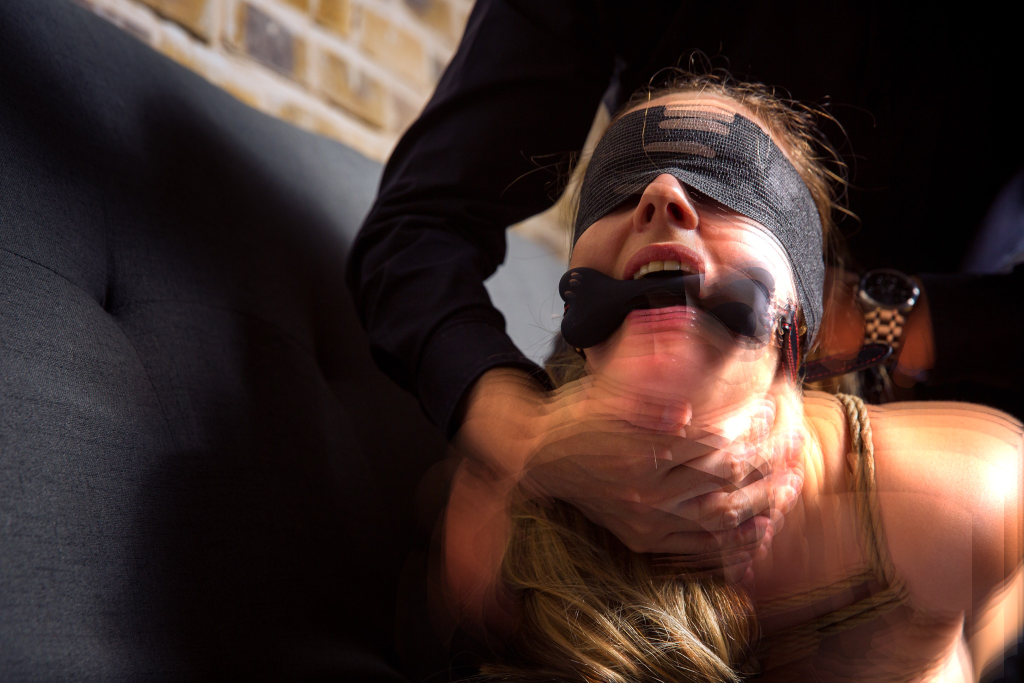
#> input picture ~/.openclaw/workspace/shared/finals/Adi_Levi_BLD_7766E_2026-04-08_00-18-40_tc-ghost_13.jpg, 2048 x 1365 px (shown at 1/2 size); its folder holds 3 pictures in this run
$ python anime_stylize.py --source '../../~/.openclaw/workspace/shared/finals/Adi_Levi_BLD_7766E_2026-04-08_00-18-40_tc-ghost_13.jpg' --folder '../../~/.openclaw/workspace/shared/finals'
#> lines starting #> are read from the running program, lines starting #| are printed output that depends on the picture
#> in curate_folder, im is the input picture: PIL image 2048x1365 RGB; mean R, G, B 67.6, 48.6, 43.6
#!/home/rong/openclaw-venv/bin/python3
"""
Anime Stylize — Cinematic semi-realistic anime/manga version of a photo.

Full-image img2img via Tensor Art using an UNCENSORED checkpoint
(Z-Image-Uncensored by default), so NSFW input is not rejected the way
ChatGPT / Flux Kontext / Qwen-Image-Edit / nano-banana reject it.

Preserves pose, camera angle, background layout and composition by running
img2img at a moderate denoise strength (no ControlNet wired here — structure
fidelity is controlled purely via --strength; lower = more faithful, higher =
more fully anime).

Usage:
    python anime_stylize.py --source photo.jpg
    python anime_stylize.py --source a.jpg b.jpg c.jpg          # batch
    python anime_stylize.py --source photo.jpg --strength 0.7   # more anime
    python anime_stylize.py --source photo.jpg --tensor-model <ID>  # try an anime checkpoint
    python anime_stylize.py --folder DIR --pick 8               # auto-curate then stylize
    python anime_stylize.py --folder DIR --pick 8 --dry-run     # just show the picks

Folder mode (--folder) auto-curates with a LOCAL heuristic only: dHash near-duplicate
clustering + Laplacian-variance/exposure quality. It reliably dedupes and rejects
blurry/blown-out frames (and works on NSFW, unlike a vision model), but it does NOT
understand scene/pose semantics — so it is a mechanical first pass, not true narrative
curation. For a hand-picked story set, pass explicit --source paths.
"""

import os
import sys

# Auto-load env vars from ~/sol/.env if not already set
_env_file = os.path.expanduser("~/sol/.env")
if os.path.isfile(_env_file):
    with open(_env_file) as _f:
        for _line in _f:
            _line = _line.strip()
            if _line and not _line.startswith("#") and "=" in _line:
                _key, _val = _line.split("=", 1)
                os.environ.setdefault(_key.strip(), _val.strip())

import json
import time
import uuid
import shutil
import argparse
import threading
from io import BytesIO
from datetime import datetime, timedelta, timezone

try:
    from zoneinfo import ZoneInfo
    ISRAEL_TZ = ZoneInfo("Asia/Jerusalem")
except ImportError:
    ISRAEL_TZ = timezone(timedelta(hours=3))

import numpy as np
import requests
from PIL import Image, ImageOps

sys.stdout.reconfigure(line_buffering=True)

# ---------------------------------------------------------------------------
# Constants
# ---------------------------------------------------------------------------
TENSOR_BASE_URL = "https://ap-east-1.tensorart.cloud/v1"
MODEL_DEFAULT = "965126062386242266"  # Z-Image-Uncensored-fp16-v3 (no input filter)
TENSOR_COST = 0.02  # rough per-image estimate

DEFAULT_PROMPT = (
    "Transform the reference photo into a polished cinematic anime illustration while "
    "preserving the exact person's identity, facial structure, proportions, hairstyle, "
    "expression, pose, camera angle, background layout, and overall composition from the "
    "reference photo. "
    "Style: elegant semi-realistic anime / manga illustration, soft painterly rendering, "
    "warm cinematic lighting, refined clean linework, delicate facial features, expressive "
    "eyes, smooth skin shading, subtle blush, natural but idealized anatomy, detailed hair "
    "strands, glossy highlights, soft ambient shadows, rich warm color palette, cozy interior "
    "atmosphere, slightly vintage film grain, high-end illustrated poster look. "
    "Keep the person highly recognizable from the reference photo: same face shape, eye "
    "spacing, nose, mouth, eyebrows, hairline, hairstyle, and expression. Do not beautify them "
    "into a different person. Do not change age, ethnicity, body type, or facial identity. "
    "Use soft golden indoor lighting, gentle rim light, muted background detail, shallow depth "
    "of field, painterly texture, cinematic composition, high detail, tasteful stylization, "
    "elegant mood, natural proportions, realistic fabric/material rendering, subtle specular "
    "highlights, atmospheric warmth."
)

DEFAULT_NEGATIVE = (
    "plastic skin, oversexualized anatomy, exaggerated proportions, distorted face, generic "
    "anime face, changing the person's identity, extra fingers, warped hands, messy linework, "
    "low detail, harsh shadows, uncanny eyes, watermark, text, signature, lowres, bad anatomy, "
    "deformed, blurry, jpeg artifacts"
)

_log_lock = threading.Lock()

# ---------------------------------------------------------------------------
# Cost tracking
# ---------------------------------------------------------------------------
PIPELINE_COST = {"date": "", "cost_today": 0.0}
PIPELINE_COST_LOCK = threading.RLock()


# [7 lines left out: function _pipeline_accrue, not called in this run]


# ---------------------------------------------------------------------------
# Logging / keys
# ---------------------------------------------------------------------------
def log(output_dir, message, level="INFO"):
    israel_time = datetime.now(ISRAEL_TZ).strftime("%Y-%m-%d %H:%M:%S")
    formatted = f"[{israel_time}] [{level}] {message}"
    print(formatted)
    if output_dir:
        with _log_lock:
            with open(os.path.join(output_dir, "workflow.log"), "a") as f:
                f.write(formatted + "\n")


def _get_tensor_key():
    key = os.environ.get("TENSOR_API_KEY")
    if not key:
        raise EnvironmentError("TENSOR_API_KEY not set")
    return key


# ---------------------------------------------------------------------------
# Tensor Art upload / job / stylize
# ---------------------------------------------------------------------------
def upload_to_tensor(image_pil, output_dir):
    """Upload a PIL image to Tensor Art; return (resource_id, width, height)."""
    w, h = image_pil.size
    MAX_PIXELS = 2073600
    if w * h > MAX_PIXELS:
        scale = (MAX_PIXELS / (w * h)) ** 0.5
        w, h = int(w * scale), int(h * scale)
        image_pil = image_pil.resize((w, h), Image.LANCZOS)

    w, h = (w // 8) * 8, (h // 8) * 8
    image_pil = image_pil.resize((w, h), Image.LANCZOS)

    buf = BytesIO()
    image_pil.save(buf, format="PNG")
    headers = {"Authorization": f"Bearer {_get_tensor_key()}", "Content-Type": "application/json"}

    try:
        res = requests.post(f"{TENSOR_BASE_URL}/resource/image", json={}, headers=headers, timeout=30)
    except requests.RequestException as e:
        log(output_dir, f"Tensor upload init failed: {e}", "ERROR")
        return None, w, h
    if res.status_code != 200:
        log(output_dir, f"Tensor upload init failed ({res.status_code}): {res.text}", "ERROR")
        return None, w, h
    data = res.json()

    try:
        put_resp = requests.put(data["putUrl"], data=buf.getvalue(), headers=data["headers"], timeout=120)
    except requests.RequestException as e:
        log(output_dir, f"Tensor upload PUT failed: {e}", "ERROR")
        return None, w, h
    if put_resp.status_code not in (200, 201):
        log(output_dir, f"Tensor upload PUT failed ({put_resp.status_code})", "ERROR")
        return None, w, h

    return data["resourceId"], w, h


# [39 lines left out: function run_tensor_job, not called in this run]


def anime_stylize(image_pil, prompt, negative, strength, cfg_scale, steps,
                  output_dir, model_id, seed):
    """Single full-image Tensor Art img2img anime pass."""
    resource_id, w, h = upload_to_tensor(image_pil, output_dir)
    if resource_id is None:
        return None

    diffusion = {
        "width": w, "height": h,
        "prompts": [{"text": prompt, "weight": 1.0}],
        "sdModel": model_id, "steps": steps, "cfgScale": cfg_scale,
        "denoisingStrength": strength, "sampler": "Euler a",
    }
    if negative:
        diffusion["negativePrompts"] = [{"text": negative, "weight": 1.0}]

    payload = {
        "requestId": str(uuid.uuid4()),
        "stages": [
            {"type": "INPUT_INITIALIZE",
             "inputInitialize": {"image_resource_id": resource_id, "count": 1, "seed": seed}},
            {"type": "DIFFUSION", "diffusion": diffusion},
        ],
    }
    img_url = run_tensor_job(payload, output_dir)
    if img_url:
        return Image.open(requests.get(img_url, stream=True, timeout=60).raw).convert("RGB")
    return None


# ---------------------------------------------------------------------------
# Per-image driver
# ---------------------------------------------------------------------------
def _dhash(pil, size=8):
    """64-bit difference hash for near-duplicate detection."""
#> called with size = 8
    g = pil.convert("L").resize((size + 1, size), Image.LANCZOS)
    a = np.asarray(g, dtype=np.int16)
    diff = a[:, 1:] > a[:, :-1]
    bits = 0
    for v in diff.flatten():
        bits = (bits << 1) | int(v)
#> this loop made 64 passes
#> (v, bits) on passes 3 to 10: (False, 6), (False, 12), (False, 24), (True, 49), (False, 98), (False, 196), (True, 393), (True, 787)
#> after the loop, bits = 14180810568125331257
    return bits


def _hamming(a, b):
    return bin(a ^ b).count("1")


def _quality(pil):
    """Crude aesthetic proxy: Laplacian-variance sharpness gated by exposure sanity."""
    g = np.asarray(pil.convert("L").resize((512, 512), Image.LANCZOS), dtype=np.float32)
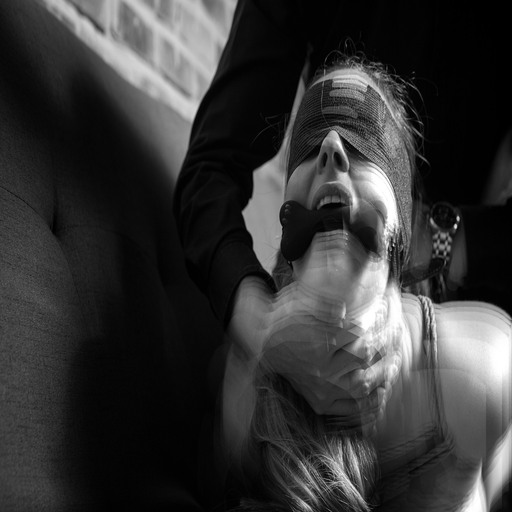
#> g: shape (512, 512) float32; min 0, max 255, mean 53.7
    lap = (g[1:-1, 1:-1] * 4 - g[:-2, 1:-1] - g[2:, 1:-1] - g[1:-1, :-2] - g[1:-1, 2:])
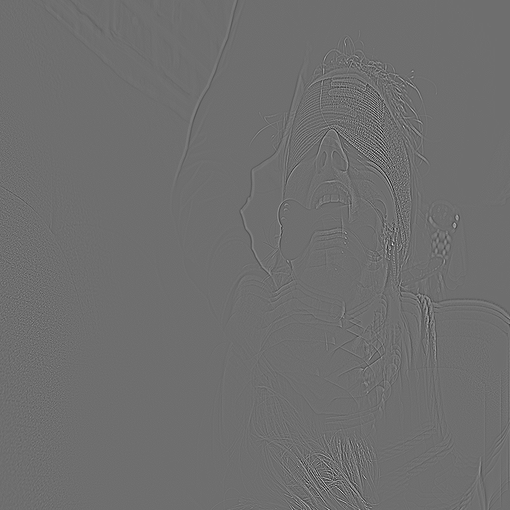
#> lap: shape (510, 510) float32; min -319, max 414, mean 0; drawn with min black and max white
    sharp = float(lap.var())
#> sharp = 422.3
    mean = g.mean()
#> mean = 53.73
    expo = 1.0 - (abs(mean - 128) / 128.0)  # 1.0 at mid-grey, →0 at pure black/white
#> expo = 0.42
    return sharp * max(0.2, expo)


def curate_folder(folder, pick, dup_dist=12):
    """Pick up to `pick` best-looking, visually-distinct frames from a folder.

    Greedy: rank all frames by quality, then keep adding the next-best frame
    that is not a near-duplicate (dHash hamming > dup_dist) of any already chosen.
    Returns paths sorted by filename so the shoot's chronology reads as a story.
    """
    exts = (".jpg", ".jpeg", ".png", ".webp")
    files = [os.path.join(folder, f) for f in sorted(os.listdir(folder))
             if f.lower().endswith(exts) and not f.startswith(".")]
    items = []
    for f in files:
        try:
            im = Image.open(f)
            im = ImageOps.exif_transpose(im).convert("RGB")
        except Exception:
            continue
        items.append((f, _dhash(im), _quality(im)))
#> pass 2 of the loop in curate_folder, `for f in files:`:
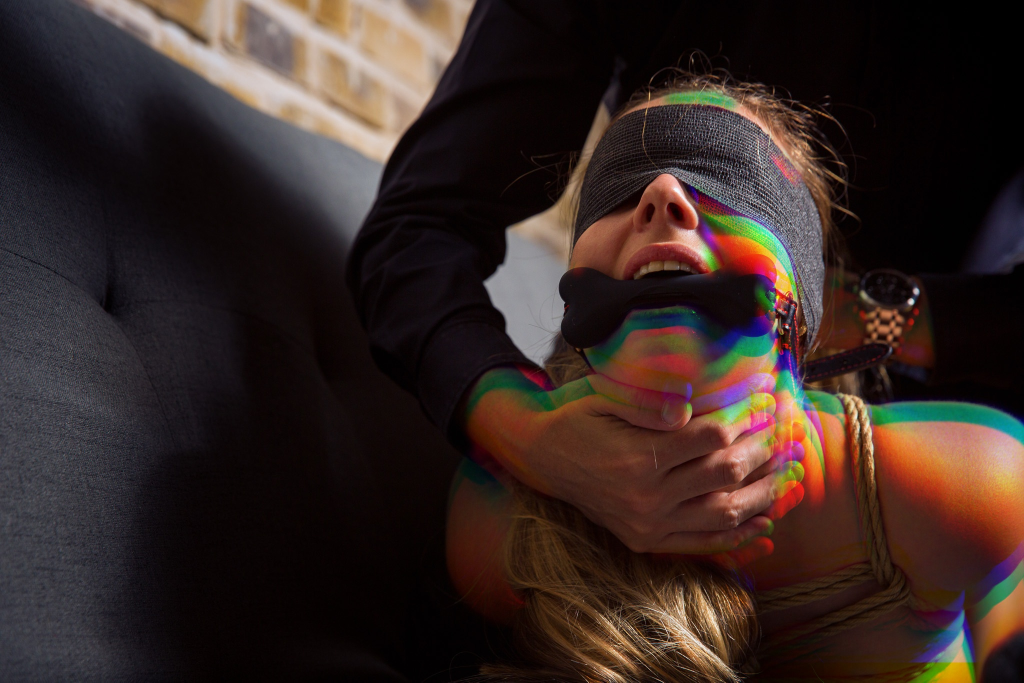
#> input picture ~/.openclaw/workspace/shared/finals/Adi_Levi_BLD_7766E_2026-04-08_00-18-40_tc-glitch_92.jpg, 2048 x 1365 px (shown at 1/2 size)
#> in curate_folder, im is the input picture: PIL image 2048x1365 RGB; mean R, G, B 54.6, 40, 35.9
#> the loop in _dhash (call 2), `for v in diff.flatten():` made 64 passes
#> in _quality (call 2), `g = np.asarray(pil.convert("L").resize((512, 512), Image.LANCZOS), dty..`:
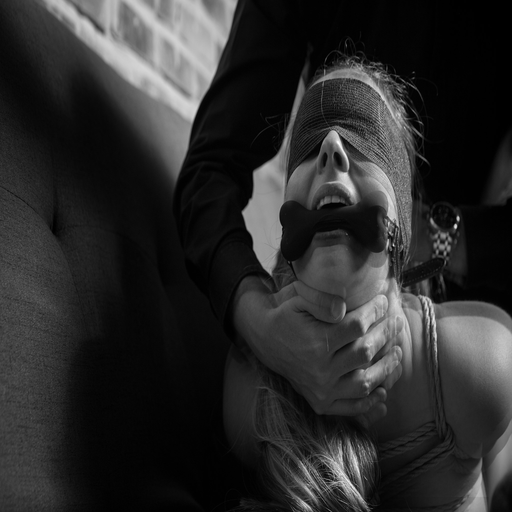
#> g: shape (512, 512) float32; min 0, max 251, mean 43.9
#> in _quality (call 2), `lap = (g[1:-1, 1:-1] * 4 - g[:-2, 1:-1] - g[2:, 1:-1] - g[1:-1, :-2] -..`:
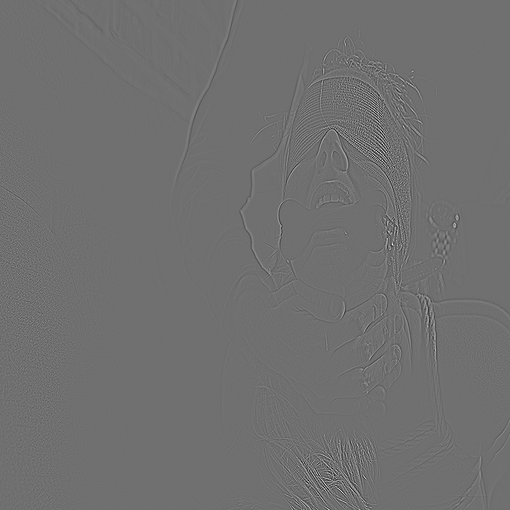
#> lap: shape (510, 510) float32; min -322, max 409, mean 0; drawn with min black and max white
#> sharp = 413
#> mean = 43.91
#> expo = 0.343
    pool = sorted(items, key=lambda x: -x[2])  # best quality first
#> pool = 3 items

    chosen = []
    for f, h, q in pool:
        if len(chosen) >= pick:
            break
        if all(_hamming(h, ch[1]) > dup_dist for ch in chosen):
            chosen.append((f, h, q))
#> this loop made 3 passes
#> (h, q) on passes 1 to 3: (14180810568125331257, 177.3), (14180810568125725977, 141.7), (14180810568125725977, 133)
#> after the loop, chosen = 1 item
    # Relax dedup if we couldn't fill the quota (folder full of similar frames)
    if len(chosen) < pick:
        have = {c[0] for c in chosen}
#> have = 1 item
        for f, h, q in pool:
            if len(chosen) >= pick:
                break
            if f not in have:
                chosen.append((f, h, q))
                have.add(f)
#> after the loop, chosen = 3 items; have = 3 items

    print(f"[curate] scanned {len(items)} frames in {folder} → picked {len(chosen)}:")
#| [curate] scanned 3 frames in ~/.openclaw/workspace/shared/finals → picked 3:
    for f, h, q in sorted(chosen, key=lambda x: x[0]):
        print(f"  {os.path.basename(f)}  (quality={q:.0f})")
    return [c[0] for c in sorted(chosen, key=lambda x: x[0])]


def process_one(src, args):
    src = os.path.abspath(os.path.expanduser(src))
    if not os.path.isfile(src):
        print(f"[ERROR] not a file: {src}")
        return None

    src_name = os.path.splitext(os.path.basename(src))[0]
    stamp = datetime.now(ISRAEL_TZ).strftime("%Y%m%d_%H%M%S")
    sfx = uuid.uuid4().hex[:6]
    tag = f"anime_{src_name}_s{args.strength}_{stamp}_{sfx}"
    base = os.path.expanduser(args.local_output_dir or "~/.openclaw/workspace/shared")
    output_dir = os.path.join(base, "tool-outputs-intermediates", tag)
    os.makedirs(output_dir, exist_ok=True)

    log(output_dir, f"Source: {src}")
    log(output_dir, f"model={args.tensor_model} strength={args.strength} cfg={args.cfg_scale} "
                    f"steps={args.steps} seed={args.seed}")

    img = Image.open(src)
    img = ImageOps.exif_transpose(img).convert("RGB")

    result = anime_stylize(
        img, args.prompt, args.negative, args.strength, args.cfg_scale,
        args.steps, output_dir, args.tensor_model, args.seed,
    )
    if result is None:
        log(output_dir, "Stylization returned no image", "ERROR")
        return None

    _pipeline_accrue(TENSOR_COST)

    final_path = os.path.join(output_dir, f"{tag}__final.jpg")
    result.save(final_path, quality=95)
    log(output_dir, f"Saved: {final_path}")

    # Copy a self-reference of the script for reproducibility
    try:
        shutil.copyfile(os.path.abspath(__file__), os.path.join(output_dir, os.path.basename(__file__)))
    except OSError:
        pass

    # Always copy final to shared/finals/ (pinned) and shared/anime/ (this tool's gallery)
    finals_dir = os.path.expanduser("~/.openclaw/workspace/shared/finals")
    anime_dir = os.path.expanduser("~/.openclaw/workspace/shared/anime")
    if getattr(args, "anime_subdir", None):
        anime_dir = os.path.join(anime_dir, args.anime_subdir)
    os.makedirs(finals_dir, exist_ok=True)
    os.makedirs(anime_dir, exist_ok=True)
    finals_dest = os.path.join(finals_dir, f"{tag}.jpg")
    shutil.copyfile(final_path, finals_dest)
    shutil.copyfile(final_path, os.path.join(anime_dir, f"{tag}.jpg"))
    log(output_dir, f"Final copied to: {finals_dest} (+ shared/anime/)")

    # Push to phone
    try:
        from notify import push_image
        push_image(finals_dest, title=f"Anime — {src_name}",
                   body=f"strength={args.strength}")
    except Exception as e:
        log(output_dir, f"Push failed (non-fatal): {e}", "WARN")

    return finals_dest


def main():
    parser = argparse.ArgumentParser(
        description="Cinematic semi-realistic anime version of a photo (uncensored Tensor Art img2img).",
        formatter_class=argparse.RawDescriptionHelpFormatter,
    )
    parser.add_argument("--source", nargs="+", default=None, help="Input photo path(s)")
    parser.add_argument("--folder", default=None,
                        help="Curate from a folder instead of --source: auto-picks the best, "
                             "visually-distinct frames (see --pick).")
    parser.add_argument("--pick", type=int, default=8, help="With --folder: how many frames to pick (default 8)")
    parser.add_argument("--dup-dist", type=int, default=14,
                        help="With --folder: dHash hamming distance below which two frames count as near-duplicates "
                             "(default 14; raise toward 20 for a wider spread across the shoot, at the cost of admitting weaker frames)")
    parser.add_argument("--dry-run", action="store_true", help="With --folder: just print the picks, don't stylize")
    parser.add_argument("--prompt", default=DEFAULT_PROMPT, help="Override the anime prompt")
    parser.add_argument("--prompt-extra", default=None, help="Text appended to the prompt (e.g. clothing for an SFW variant)")
    parser.add_argument("--negative", default=DEFAULT_NEGATIVE, help="Override the negative prompt")
    parser.add_argument("--strength", type=float, default=0.5,
                        help="Denoising strength (default 0.5: preserves pose/composition while reading as anime). "
                             "Lower=more faithful to photo, higher=more fully anime but drifts pose")
    parser.add_argument("--cfg-scale", type=float, default=5.0, help="CFG scale (default 5.0)")
    parser.add_argument("--steps", type=int, default=30, help="Diffusion steps (default 30)")
    parser.add_argument("--tensor-model", default=MODEL_DEFAULT,
                        help=f"Tensor Art model ID (default uncensored Z-Image: {MODEL_DEFAULT})")
    parser.add_argument("--seed", type=int, default=None, help="Random seed for reproducibility")
    parser.add_argument("--local-output-dir", default=None, help="Base output dir (default ~/.openclaw/workspace/shared)")
    parser.add_argument("--anime-subdir", default=None, help="Subfolder under shared/anime/ to collect these results (e.g. 'inbal alafi')")
    args = parser.parse_args()

    if args.prompt_extra:
        args.prompt = f"{args.prompt} {args.prompt_extra}"

    # Resolve the work list: either explicit --source paths, or curated from --folder.
    if args.folder:
        folder = os.path.abspath(os.path.expanduser(args.folder))
        if not os.path.isdir(folder):
            parser.error(f"--folder not a directory: {folder}")
        sources = curate_folder(folder, args.pick, args.dup_dist)
#> sources = 3 items
        if args.anime_subdir is None:
            args.anime_subdir = os.path.basename(folder.rstrip("/")) or "folder"
        if args.dry_run:
            print("\n[dry-run] would stylize the above picks into shared/anime/" + args.anime_subdir)
            return
    elif args.source:
        sources = args.source
    else:
        parser.error("provide either --source <paths> or --folder <dir>")

    finals = []
    for src in sources:
        print(f"\n=== {src} ===")
#| === ~/.openclaw/workspace/shared/finals/Adi_Levi_BLD_7766E_2026-04-08_00-18-40_tc-ghost_13.jpg ===
        dest = process_one(src, args)
        if dest:
            finals.append(dest)

    print(f"\nDone. {len(finals)}/{len(sources)} succeeded.")
    for f in finals:
        print(f"  {f}")
    if PIPELINE_COST["cost_today"]:
        print(f"Approx cost this run: ${PIPELINE_COST['cost_today']:.2f}")


if __name__ == "__main__":
#> (the run stopped early here; a loop or call above may not have finished)
